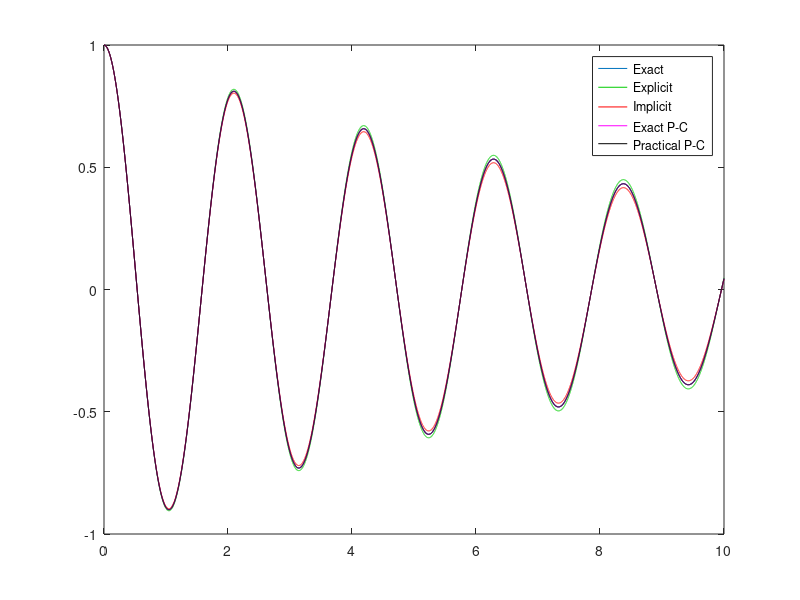

This figure's MATLAB source: (Note: this script raises an error after producing the figure.)
%% Illustrate how explicit and implicit integration impacts the damping
%% First define the variables
A=[0      1
  -9.01  -.2];
dt=0.001; %1 ms time step CHANGE HERE
t=0:dt:10;
N=length(t);
x=zeros(2,N);
x(:,1)=[1;0]; % The string is pulled down and released
%% Exact solution I
x0=[1 0]';
X=nan(2,N);
[V,D]=eig(A);
for i=1:N,
    X(:,i)=V*expm(D*t(i))*(V\x0);
end
%% Exact solution II
y=exp(-.1*t).*cos(3*t)+.1/3*exp(-.1*t).*sin(3*t);
%% Explicit integration or Euler forward
for i=2:N
    x(:,i)=x(:,i-1)+(t(i)-t(i-1))*A*x(:,i-1);
end
%% Implicit integration or Euler backward
xb=zeros(2,N);
xb(:,1)=[1;0];
for i=2:N,
    xb(:,i)=(eye(2)-(t(i)-t(i-1))*A)\xb(:,i-1);
end
%% Exact Predictor - Corrector
xp=zeros(2,N);
xp(:,1)=[1;0];
for i=2:N
    xp(:,i)=(eye(2)-(t(i)-t(i-1))*A/2)\(eye(2)+(t(i)-t(i-1))*A/2)*xp(:,i-1);
end
%% practical predictor-corrector
xpp=xp;
for i=1:N-1
    h=t(i+1)-t(i);
    fti=A*xpp(:,i);
    yi=xpp(:,i);
    yg=yi+fti*h;
    for j=1:10,
        ygp=yi+h/2*(fti+A*yg);
        if norm(ygp-yg)<1e-6, break;end
        yg=ygp;
    end
    xpp(:,i+1)=ygp;
end  
%% Now plot
hold off
plot(t,y)
hold on
he=plot(t,x(1,:),'color',[0 .8 0]);
plot(t,xb(1,:),'r');
plot(t,xp(1,:),'m');
plot(t,xpp(1,:),'k');
legend('Exact','Explicit','Implicit','Exact P-C','Practical P-C');
%set(he,'linewidth',2);
figure(gcf)
%%
[d,f]=p2drfd(-.1+3j);
[~,~,~,~,drx]=get_phasor(t',x(1,:)',d,f,0);
[~,~,~,~,drb]=get_phasor(t',xb(1,:)',d,f,0);
[~,~,~,~,drp]=get_phasor(t',xp(1,:)',d,f,0);
[~,~,~,~,drpp]=get_phasor(t',xpp(1,:)',d,f,0);
fprintf('Time step (ms)  Correct dr   Euler forward  Euler Backward  Pred-corr  Pract Pred-corr \n');
fprintf('      %5i    %8.4f       %8.4f        %8.4f    %8.4f        %8.4f\n',round(1000*(t(2)-t(1))),d,drx,drb,drp,drpp);
er=drx-d;
